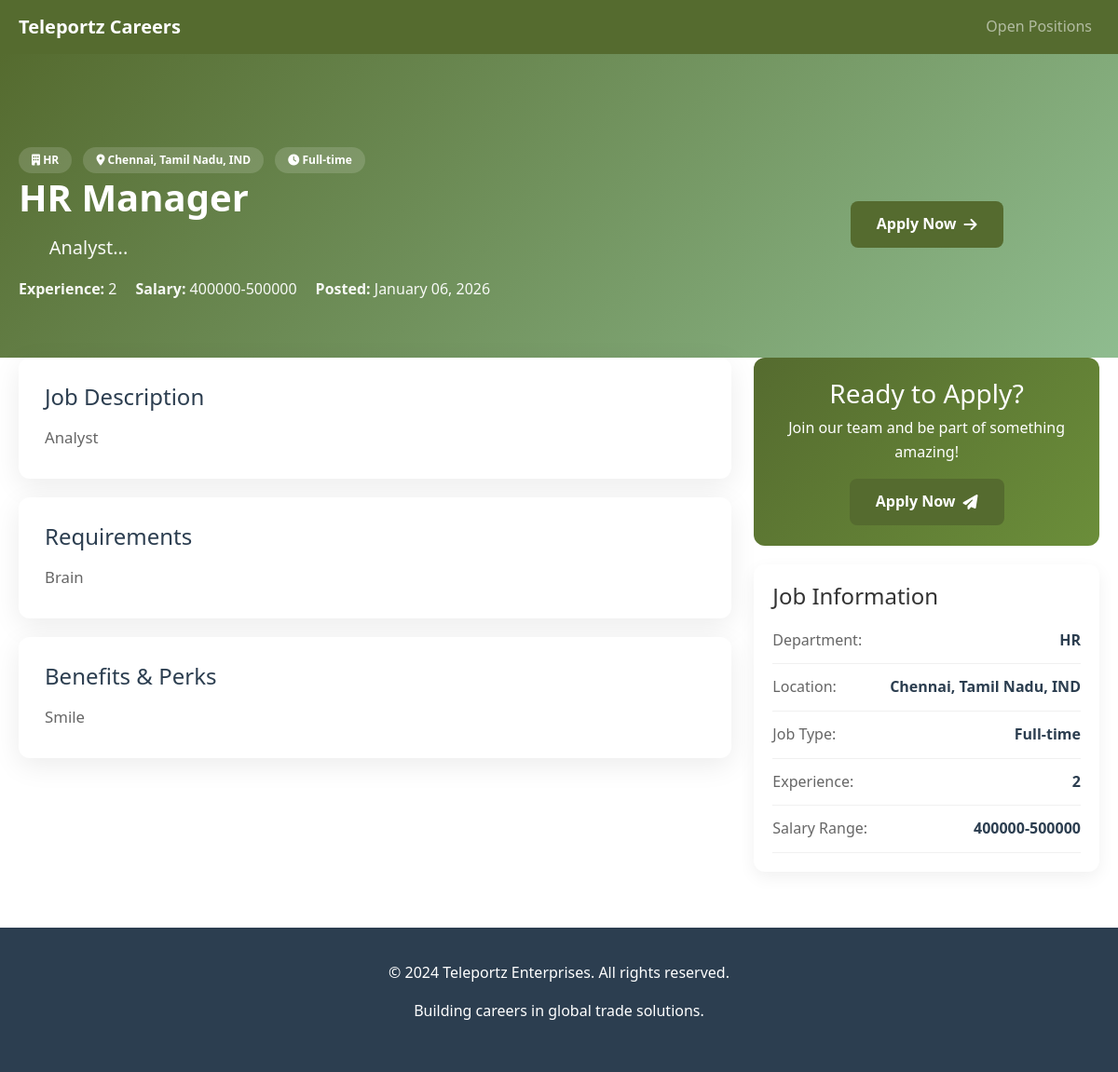
/job/1, run on the app's committed database.
### career/models.py (models this page shows)
class Job(db.Model):
    id = db.Column(db.Integer, primary_key=True)
    title = db.Column(db.String(200), nullable=False)
    department = db.Column(db.String(100), nullable=False)
    location = db.Column(db.String(100), nullable=False)
    type = db.Column(db.String(50), nullable=False)
    experience = db.Column(db.String(100), nullable=False)
    salary_range = db.Column(db.String(100))
    description = db.Column(db.Text, nullable=False)
    requirements = db.Column(db.Text, nullable=False)
    benefits = db.Column(db.Text)
    is_active = db.Column(db.Boolean, default=True)
    created_at = db.Column(db.DateTime, default=datetime.utcnow)

### career/routes.py (the view)
@career_bp.route('/job/<int:job_id>')
def job_detail(job_id):
    job = Job.query.get_or_404(job_id)
    if not job.is_active:
        flash('This job posting is no longer available.', 'info')
        return redirect(url_for('career.careers'))
    return render_template('career/job_detail.html', job=job)

### career/templates/career/job_detail.html (shortened to what this page needs)
{% extends "base.html" %}
{% block content %}
<section class="job-detail-hero">
    <div class="container container-main">
        <div class="row align-items-center">
            <div class="col-lg-8">
                <div class="job-hero-content">
                    <div class="job-meta-badges">
                        <span class="badge"><i class="fa-solid fa-building"></i> {{ job.department }}</span>
                        <span class="badge"><i class="fa-solid fa-location-dot"></i> {{ job.location }}</span>
                        <span class="badge"><i class="fa-solid fa-clock"></i> {{ job.type }}</span>
                    </div>
                    <h1 class="job-title">{{ job.title }}</h1>
                    <p class="hero-subtitle mb-3">{{ job.description[:200] }}...</p>
                    <div class="job-quick-info">
                        <div class="quick-item"><strong>Experience:</strong> {{ job.experience }}</div>
                        {% if job.salary_range %}
                        <div class="quick-item"><strong>Salary:</strong> {{ job.salary_range }}</div>
                        {% endif %}
                        <div class="quick-item"><strong>Posted:</strong> {{ job.created_at.strftime('%B %d, %Y') }}</div>
                    </div>
                </div>
            </div>
            <div class="col-lg-4 text-center">
                <a href="{{ url_for('career.apply_job', job_id=job.id) }}" class="btn-cta btn-apply-hero">Apply Now <i class="fa-solid fa-arrow-right"></i></a>
            </div>
        </div>
    </div>
</section>
<section class="job-details-content">
    <div class="container container-main">
        <div class="row">
            <div class="col-lg-8">
                <div class="job-content-card">
                    <h2>Job Description</h2>
                    <div class="content-body">
                        {{ job.description }}
                    </div>
                </div>
                <div class="job-content-card">
                    <h2>Requirements</h2>
                    <div class="content-body">
                        {{ job.requirements }}
                    </div>
                </div>
                {% if job.benefits %}
                <div class="job-content-card">
                    <h2>Benefits & Perks</h2>
                    <div class="content-body">
                        {{ job.benefits }}
                    </div>
                </div>
                {% endif %}
            </div>
            <div class="col-lg-4">
                <div class="job-sidebar">
                    <div class="apply-card">
                        <h3>Ready to Apply?</h3>
                        <p>Join our team and be part of something amazing!</p>
                        <a href="{{ url_for('career.apply_job', job_id=job.id) }}" class="btn-cta btn-apply-sidebar">Apply Now <i class="fa-solid fa-paper-plane"></i></a>
                    </div>
                    <div class="job-info-card">
                        <h4>Job Information</h4>
                        <div class="info-item">
                            <span>Department:</span>
                            <strong>{{ job.department }}</strong>
                        </div>
                        <div class="info-item">
                            <span>Location:</span>
                            <strong>{{ job.location }}</strong>
                        </div>
                        <div class="info-item">
                            <span>Job Type:</span>
                            <strong>{{ job.type }}</strong>
                        </div>
                        <div class="info-item">
                            <span>Experience:</span>
                            <strong>{{ job.experience }}</strong>
                        </div>
                        {% if job.salary_range %}
                        <div class="info-item">
                            <span>Salary Range:</span>
                            <strong>{{ job.salary_range }}</strong>
                        </div>
                        {% endif %}
                    </div>
                </div>
            </div>
        </div>
    </div>
</section>
{% endblock %}

### career/static/css/careers.css (style rules this page uses)
.job-title { font-size: 1.4rem; font-weight: 700; color: #2c3e50; margin: 0 0 8px 0; line-height: 1.3; transition: color 0.3s ease; }
.container-main { max-width: 1200px; margin: 0 auto; padding: 0 20px; }
.hero-subtitle { font-size: 1.25rem; color: rgba(255,255,255,0.95); max-width: 700px; margin: 0 auto; }
.btn-cta { background: #556b2f; color: #fff; padding: 12px 28px; border-radius: 8px; border: none; font-weight: 700; text-decoration: none; display: inline-flex; align-items: center; gap: 8px; }
.job-detail-hero { background: linear-gradient(135deg, #556b2f 0%, #8fbc8f 100%); padding: 100px 0 60px; color: #fff; }
.job-meta-badges .badge { background: rgba(255,255,255,0.15); color: #fff; padding: 8px 14px; border-radius: 20px; margin-right: 8px; }
.job-quick-info { display: flex; gap: 20px; flex-wrap: wrap; margin-top: 15px; }
.job-content-card { background: white; border-radius: 12px; padding: 28px; box-shadow: 0 8px 30px rgba(0,0,0,0.08); margin-bottom: 20px; }
.job-sidebar { position: sticky; top: 110px; }
.apply-card { background: linear-gradient(135deg, #556b2f, #6b8e3a); border-radius: 12px; padding: 22px; text-align: center; color: #fff; margin-bottom: 20px; }
.job-info-card { background: white; border-radius: 12px; padding: 20px; box-shadow: 0 6px 18px rgba(0,0,0,0.06); }
.info-item { display: flex; justify-content: space-between; padding: 12px 0; border-bottom: 1px solid #f0f0f0; color: #666; }
.info-item strong { color: #2c3e50; }
.job-quick-info .quick-item { color: rgba(255,255,255,0.95); }
.job-title { color: #fff; font-size: 2.5rem; margin-bottom: 12px; font-weight: 700; }
.job-content-card h2 { color: #2c3e50; margin-bottom: 15px; font-size: 1.5rem; }
.content-body { color: #666; line-height: 1.8; font-size: 1.05rem; }
.btn-apply-hero { display: inline-flex; align-items: center; gap: 8px; }
.btn-apply-sidebar { display: inline-flex; align-items: center; gap: 8px; }

### career/templates/base.html (style rules this page uses)
body { font-family: 'Segoe UI', Tahoma, Geneva, Verdana, sans-serif; line-height: 1.6; color: #333; }
.container { max-width: 1200px; margin: 0 auto; padding: 0 20px; }
.text-center { text-align: center; }

### data on the page
Job: department "HR", location "Chennai, Tamil Nadu, IND", type "Full-time", title "HR Manager", description "Analyst", experience "2", salary_range "400000-500000", created_at "January 06, 2026", requirements "Brain", benefits "Smile"
